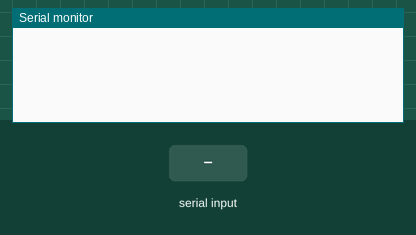
The sketch below on a simulated Arduino Mega 2560, built with avr-gcc and run on an emulated ATmega2560. Shown: the last lines printed to the serial monitor. The test bench sets the inputs (shaded band).

Above: at 1.2 s.
1.3 s: "123456789" received over the second serial link
At 2.1 s:
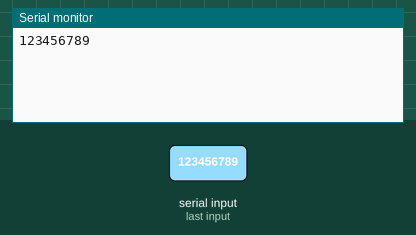
2.8 s: "*" received over the second serial link
At 3.2 s:
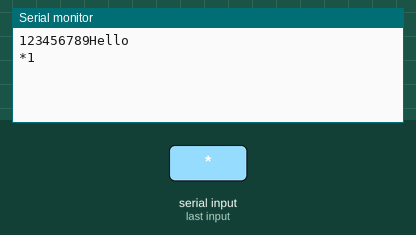

Measured:
- after the input at 1.3 s, the serial monitor: prints a new line at once (image 1)
- after the input at 2.8 s, the serial monitor: prints a new line at once (image 2)

The sketch:

databaseQuery.ino
```cpp
#include <MemoryFree.h>
#include <EEPROM.h>

String inString;
int i = 0;
int j = 0;
String keynum = "12";
int nextProcess = 0;

String verify = "123456789";
String instring = "";

void setup() {
  Serial.begin(115200);
  Serial3.begin(115200);
}

void loop() {
}

// Checking with the port Serial3
void serialEvent3() {
  while (Serial3.available()) {
    //Read the data from the port serial3
    char inChar = Serial3.read();
    if(inChar == '*'){
      nextProcess += 1;
      Serial.println("Hello");
    }
    // Write the data to serial Port Serial3
    Serial.write(inChar);
  }

  if (i == 1 && nextProcess == 1){
    Serial.println(nextProcess);
    Serial3.print("." + keynum);
    i++;
  }

  if(verify == "123456789" && j == 0){
    Serial3.print(verify);
    j++;
    i++;
  }
}
```
